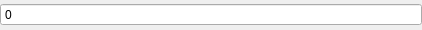
<?xml version="1.0" encoding="UTF-8"?>
<ui version="4.0">
 <class>SliderSpinBox</class>
 <widget class="QWidget" name="SliderSpinBox">
  <property name="geometry">
   <rect>
    <x>0</x>
    <y>0</y>
    <width>422</width>
    <height>30</height>
   </rect>
  </property>
  <property name="sizePolicy">
   <sizepolicy hsizetype="Expanding" vsizetype="Preferred">
    <horstretch>0</horstretch>
    <verstretch>0</verstretch>
   </sizepolicy>
  </property>
  <property name="minimumSize">
   <size>
    <width>0</width>
    <height>0</height>
   </size>
  </property>
  <property name="windowTitle">
   <string>Form</string>
  </property>
  <layout class="QVBoxLayout" name="verticalLayout">
   <property name="spacing">
    <number>0</number>
   </property>
   <property name="leftMargin">
    <number>0</number>
   </property>
   <property name="topMargin">
    <number>0</number>
   </property>
   <property name="rightMargin">
    <number>0</number>
   </property>
   <property name="bottomMargin">
    <number>0</number>
   </property>
   <item>
    <widget class="QStackedWidget" name="stackedWidget">
     <property name="currentIndex">
      <number>0</number>
     </property>
     <widget class="QWidget" name="spinBoxPage">
      <layout class="QHBoxLayout" name="horizontalLayout">
       <property name="spacing">
        <number>0</number>
       </property>
       <property name="leftMargin">
        <number>0</number>
       </property>
       <property name="topMargin">
        <number>0</number>
       </property>
       <property name="rightMargin">
        <number>0</number>
       </property>
       <property name="bottomMargin">
        <number>0</number>
       </property>
       <item>
        <widget class="QSpinBox" name="spinBox">
         <property name="buttonSymbols">
          <enum>QAbstractSpinBox::NoButtons</enum>
         </property>
        </widget>
       </item>
      </layout>
     </widget>
     <widget class="QWidget" name="sliderPage">
      <layout class="QHBoxLayout" name="sliderLayout">
       <property name="spacing">
        <number>0</number>
       </property>
       <property name="leftMargin">
        <number>0</number>
       </property>
       <property name="topMargin">
        <number>0</number>
       </property>
       <property name="rightMargin">
        <number>0</number>
       </property>
       <property name="bottomMargin">
        <number>0</number>
       </property>
      </layout>
     </widget>
    </widget>
   </item>
  </layout>
 </widget>
 <resources/>
 <connections/>
</ui>
